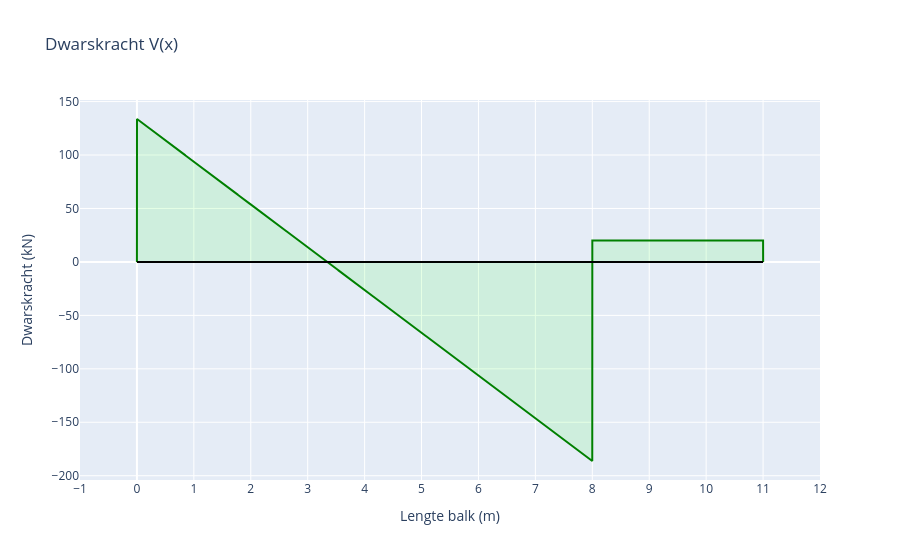

Notebook code cell kept with this figure:
### Markdown cell above
## Dwarskrachtgrafiek

### Code cell
layout = go.Layout(
    title="Dwarskracht V(x)",
    xaxis=dict(dtick=1, title="Lengte balk (m)", range=[-1, lengteBalk+1]),
    yaxis=dict(title="Dwarskracht (kN)"),
    showlegend=False
)

line = go.Scatter(
    x=X,
    y= sum(shearForce),
    mode='lines',
    name='Dwarskracht (kN)',
    fill = 'tonexty',
    line_color='green',
    fillcolor='rgba(0,255,0,0.1)'
)

axis = go.Scatter(
    x= [0,lengteBalk],
    y= [0,0],
    mode='lines',
    line_color='black'
)

fig= go.Figure(data=[line, axis], layout=layout)
fig.show()

### Figure 1 — Plotly figure (JSON) as saved in the notebook; plotly's stock layout.template omitted (floating-point values rounded to 4 significant figures; data arrays with more than 128 entries replaced by an {"elided": "..."} marker saying what was removed)
{"data": [{"fill": "tonexty", "fillcolor": "rgba(0,255,0,0.1)", "line": {"color": "green"}, "mode": "lines", "name": "Dwarskracht (kN)", "type": "scatter", "x": {"elided": "10002 float values"}, "y": {"elided": "10002 float values"}}, {"line": {"color": "black"}, "mode": "lines", "type": "scatter", "x": [0, 11], "y": [0, 0]}], "layout": {"autosize": true, "showlegend": false, "title": {"text": "Dwarskracht V(x)"}, "xaxis": {"dtick": 1, "range": [-1, 12], "title": {"text": "Lengte balk (m)"}, "type": "linear"}, "yaxis": {"autorange": true, "range": [-204.0, 151.5], "title": {"text": "Dwarskracht (kN)"}, "type": "linear"}}}
